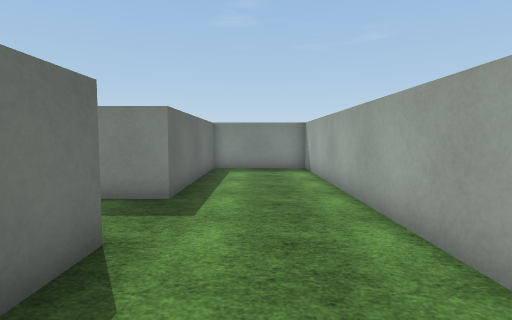
view 1 (above)

16 first-person views from a walk through a scene from a Unity 3-D project. The camera is 1.4 m above the floor, tilts 4° down and sees 80° across. The floor is counted in squares, 1 m on a side. Each view is taken from the middle of a square. On the plan, view 1 faces up. The plan holds only what a view shows up to about 14 squares ahead; the rest is blank. The player is left out. Surface patterns are stand-ins for the level's own textures.

view 2
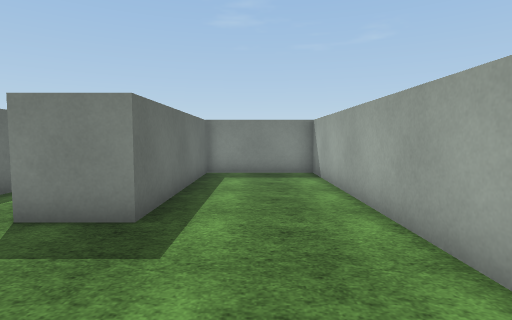

view 3
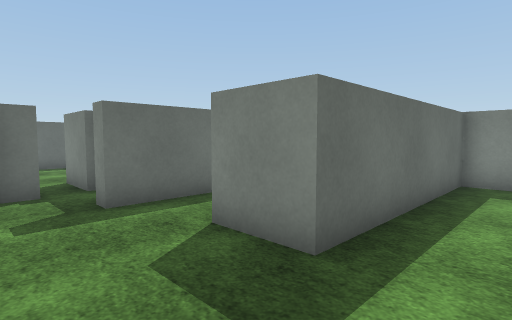

view 4
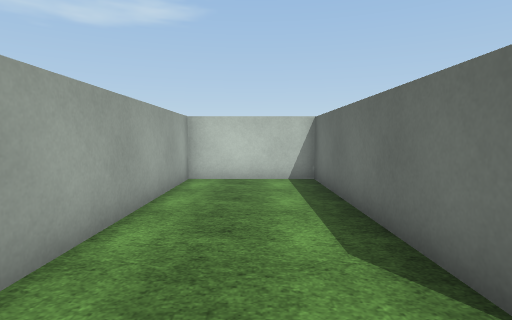

view 5
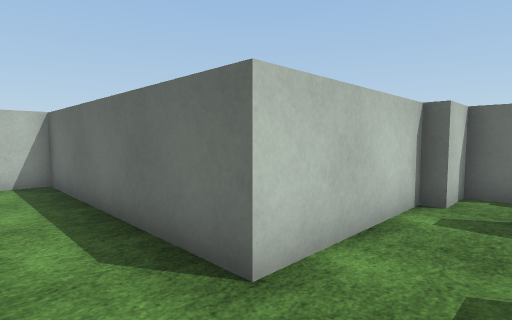

view 6
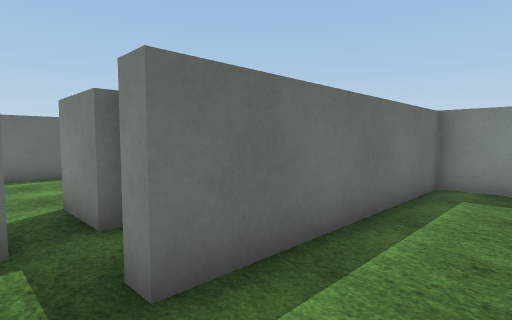

view 7
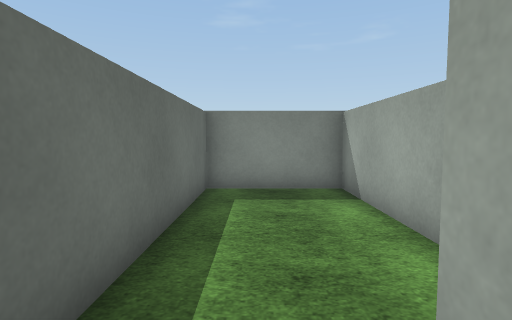

view 8
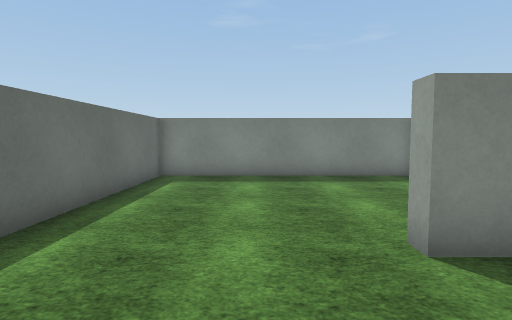

view 9
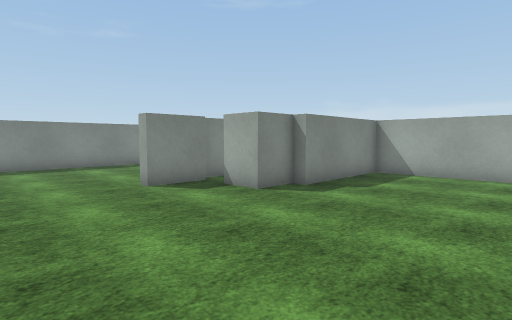

view 10
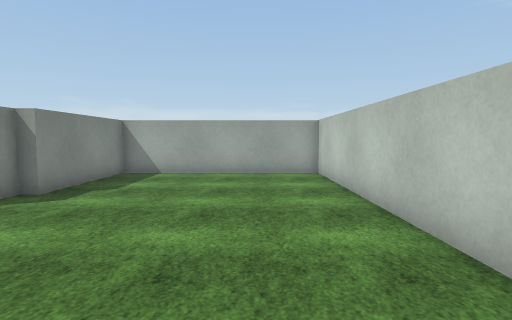

view 11
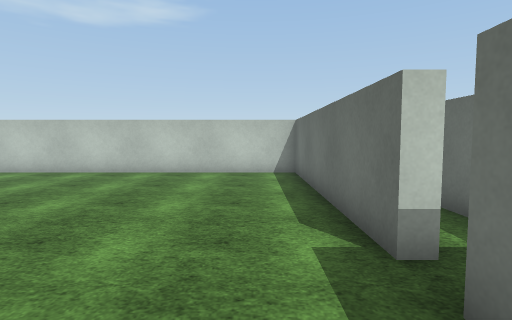

view 12
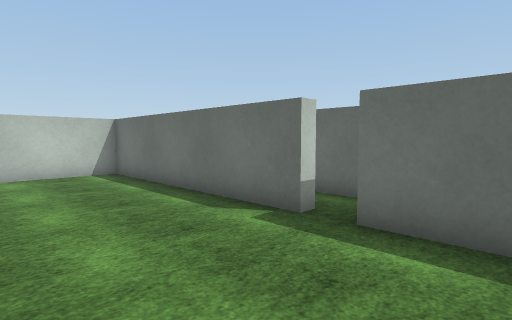

view 13
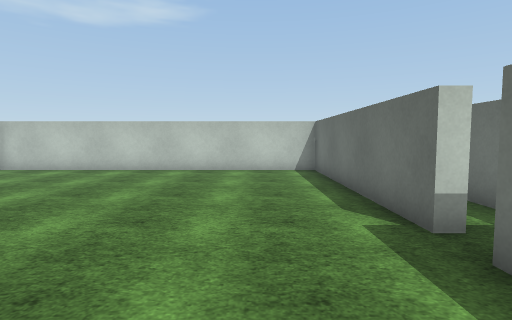

view 14
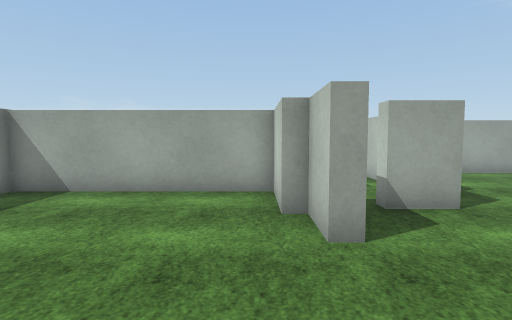

view 15
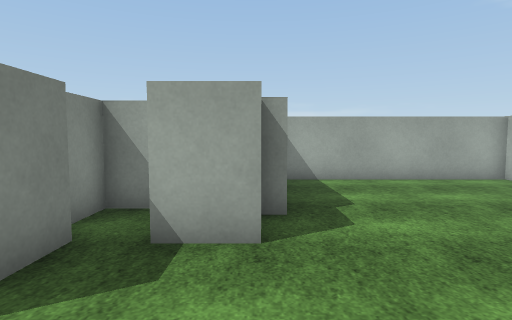

view 16
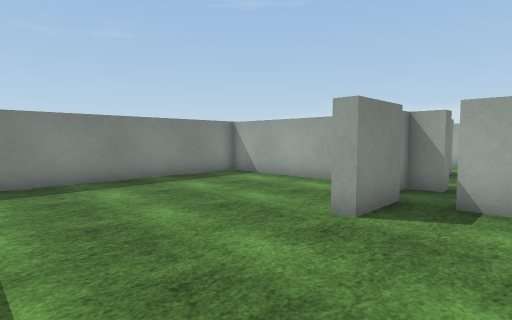

### Floor plan
Points are (right, up) in squares from view 1. A wall is a line through its corners. A room is listed if a view was taken in it or the views show most of it. See-through windows are left out.
Room 1 (views 1, 2, 3, 4, 5, 6, 7)
walls: (-6.4, 7.6) (-6.4, 6.1) (-6.9, 6.1) (-6.9, 7) (-8.6, 7); (-7, 3.9) (-2, 3.9) (-2, -4.6) (2.4, -4.6) (2.4, 14.5) (-2, 14.5) (-2, 7) (-4.1, 7) (-4.1, 7.6); (-9, 5.4) (-8.5, 5.4) (-8.5, 4.6) (-7, 4.6)
ways out: opening at (-9, 6) to room 2; opening at (-5.5, 7) to room 3
Room 2 (views 8, 9, 10, 11, 12, 13, 14, 15, 16)
walls: (-8.9, 6.5) (-11, 6.5) (-11, 7) (-9.4, 7) (-9.4, 7.5) (-6.9, 7.5) (-6.9, 14.5) (-16.6, 14.5) (-16.6, 5.6); (-7.5, 3.9) (-9, 3.9) (-9, 5.4); (-16.6, 4.6) (-16.6, -4.6) (-2.6, -4.6) (-2.6, 3.4) (-7.5, 3.4)
ways out: opening at (-9, 6) to room 1; opening at (-17, 5)
Room 3 (no view inside)
walls: (-2.6, 9.9) (-2.6, 14.5) (-6.4, 14.5) (-6.4, 7.6)
ways out: opening at (-5.5, 7) to room 1

Positions as (right, up) in squares from view 1, and headings:
1: (0, 0), facing up
2: (0, 2), facing up
3: (0, 4), facing up-left
4: (0, 6), facing down
5: (0, 6), facing down-left
6: (-4, 5), facing up-left
7: (-5, 6), facing up
8: (-13, 3), facing up
9: (-15, -2), facing up-right
10: (-15, -2), facing right
11: (-15, 8), facing down
12: (-12, 8), facing down-left
13: (-14, 9), facing down
14: (-15, 8), facing right
15: (-13, 4), facing right
16: (-16, 4), facing up-right
